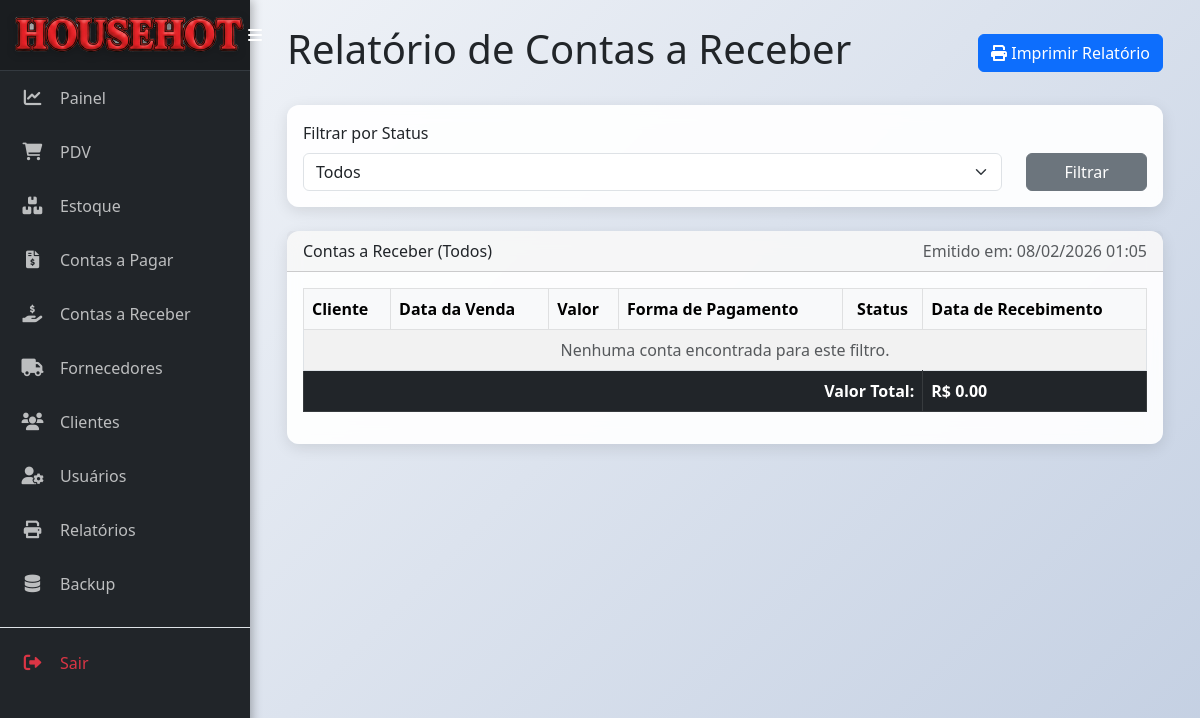
The page /relatorio/contas_receber (signed in) on the database as committed earlier.
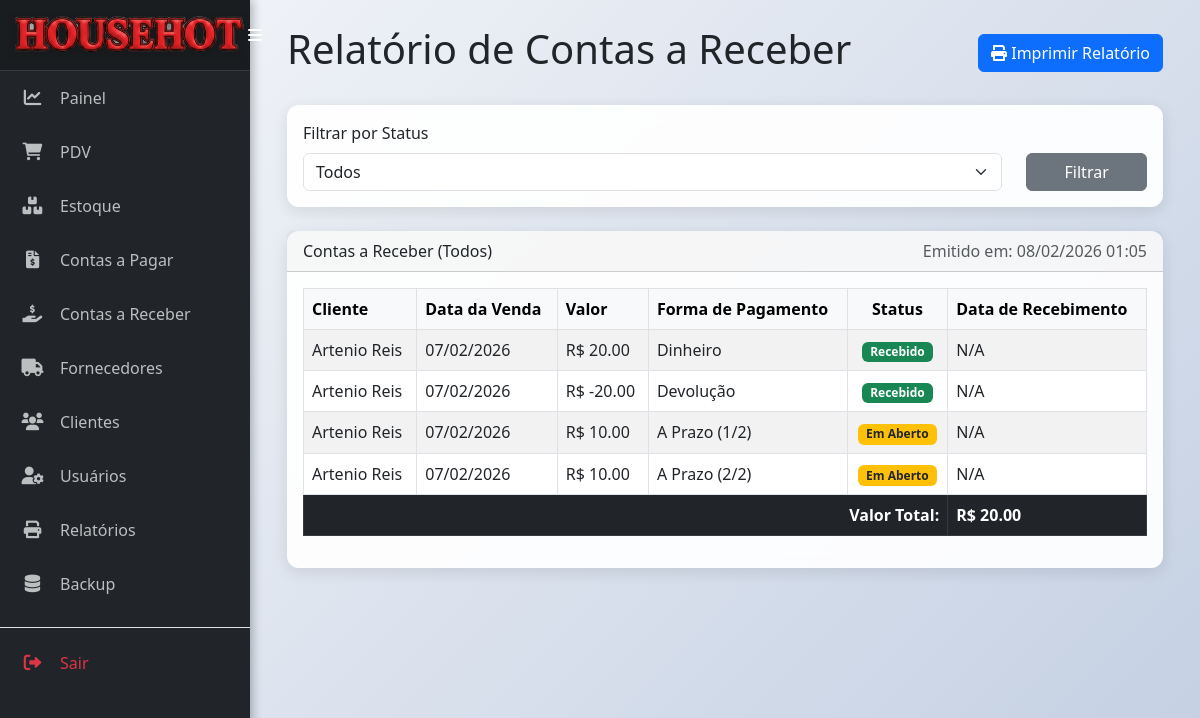
The same page on the database as committed later.
### models.py (models this page shows)
class ContaReceber(db.Model):
    __tablename__ = 'conta_receber'
    id = db.Column(db.Integer, primary_key=True)
    valor = db.Column(db.Float, nullable=False)
    data_venda = db.Column(db.Date, nullable=False, default=datetime.utcnow)
    data_vencimento = db.Column(db.Date, nullable=True)
    status = db.Column(db.String(20), nullable=False, default='Em Aberto')
    forma_pagamento = db.Column(db.String(50), nullable=True)
    cliente_id = db.Column(db.Integer, db.ForeignKey('cliente.id'), nullable=False)

class Cliente(db.Model):
    __tablename__ = 'cliente'
    id = db.Column(db.Integer, primary_key=True)
    nome = db.Column(db.String(100), nullable=False)
    telefone = db.Column(db.String(20))
    email = db.Column(db.String(100))
    endereco = db.Column(db.String(200))
    vendas = db.relationship('MovimentacaoEstoque', backref='cliente', lazy=True, cascade="all, delete-orphan")
    contas_a_receber = db.relationship('ContaReceber', backref='cliente', lazy=True, cascade="all, delete-orphan")

### app.py (the view)
@app.route('/relatorio/contas_receber', methods=['GET', 'POST'])
@login_required
def relatorio_contas_receber():
    query = ContaReceber.query.options(joinedload(ContaReceber.cliente))
    status_filter = request.form.get('status_filter', 'todos')
    if status_filter != 'todos':
        query = query.filter(ContaReceber.status == status_filter)
    contas = query.order_by(ContaReceber.data_venda.desc()).all()
    valor_total = sum(c.valor for c in contas)
    return render_template('relatorio_contas_receber.html', contas=contas, valor_total=valor_total, status_filter=status_filter, data_emissao=datetime.now())

### app.py (called while the page is built)
@app.context_processor
def inject_datetime():
    return {'modules': {'datetime': datetime, 'date': date, 'timedelta': timedelta}}

def login_required(f):
    @wraps(f)
    def decorated_function(*args, **kwargs):
        if 'logged_in' not in session or 'user_id' not in session:
            session.clear()
            flash('A sua sessão é inválida. Por favor, faça login novamente.', 'warning')
            return redirect(url_for('login'))
        return f(*args, **kwargs)
    return decorated_function

### templates/relatorio_contas_receber.html (shortened to what this page needs)
{% extends 'base.html' %}
{% block content %}
<div class="d-flex justify-content-between align-items-center mb-4 no-print">
    <h1>Relatório de Contas a Receber</h1>
    <button onclick="window.print()" class="btn btn-primary">
        <i class="fas fa-print"></i> Imprimir Relatório
    </button>
</div>
<div class="card mb-4 no-print">
    <div class="card-body">
        <form method="POST" action="{{ url_for('relatorio_contas_receber') }}">
            <div class="row align-items-end">
                <div class="col-md-10">
                    <label for="status_filter" class="form-label">Filtrar por Status</label>
                    <select class="form-select" id="status_filter" name="status_filter">
                        <option value="todos" {% if status_filter == 'todos' %}selected{% endif %}>Todos</option>
                    </select>
                </div>
                <div class="col-md-2">
                    <button type="submit" class="btn btn-secondary w-100">Filtrar</button>
                </div>
            </div>
        </form>
    </div>
</div>
<div class="card">
    <div class="card-header">
        <div class="d-flex justify-content-between">
            <span>
                Contas a Receber ({{ status_filter|capitalize }})
            </span>
            <span class="text-muted">Emitido em: {{ data_emissao.strftime('%d/%m/%Y %H:%M') }}</span>
        </div>
    </div>
    <div class="card-body">
        <table class="table table-striped table-bordered">
            <thead class="table-light">
                <tr>
                    <th>Cliente</th>
                    <th>Data da Venda</th>
                    <th>Valor</th>
                    <th>Forma de Pagamento</th>
                    <th class="text-center">Status</th>
                    <th>Data de Recebimento</th>
                </tr>
            </thead>
            <tbody>
                {% for conta in contas %}
                <tr>
                    <td>{{ conta.cliente.nome }}</td>
                    <td>{{ conta.data_venda.strftime('%d/%m/%Y') }}</td>
                    <td>R$ {{ "%.2f"|format(conta.valor) }}</td>
                    <td>{{ conta.forma_pagamento }}</td>
                    <td class="text-center">
                        {% if conta.status == 'Recebido' %}
                            <span class="badge bg-success">Recebido</span>
                        {% else %}
                            <span class="badge bg-warning text-dark">Em Aberto</span>
                        {% endif %}
                    </td>
                    <td>{{ conta.data_recebimento.strftime('%d/%m/%Y') if conta.data_recebimento else 'N/A' }}</td>
                </tr>
                {% else %}
                <tr>
                    <td colspan="6" class="text-center text-muted">Nenhuma conta encontrada para este filtro.</td>
                </tr>
                {% endfor %}
            </tbody>
            <tfoot>
                <tr class="table-dark">
                    <td colspan="5" class="text-end"><strong>Valor Total:</strong></td>
                    <td><strong>R$ {{ "%.2f"|format(valor_total) }}</strong></td>
                </tr>
            </tfoot>
        </table>
    </div>
</div>
{% endblock %}

Rows that differ between the two databases and show on the page:
added ContaReceber: cliente.nome "Artenio Reis", data_venda "07/02/2026", valor "20.00", forma_pagamento "Dinheiro", status "Recebido", data_recebimento "N/A"
added ContaReceber: cliente.nome "Artenio Reis", data_venda "07/02/2026", valor "-20.00", forma_pagamento "Devolução", status "Recebido", data_recebimento "N/A"
added ContaReceber: cliente.nome "Artenio Reis", data_venda "07/02/2026", valor "10.00", forma_pagamento "A Prazo (1/2)", status "Em Aberto", data_recebimento "N/A"
added ContaReceber: cliente.nome "Artenio Reis", data_venda "07/02/2026", valor "10.00", forma_pagamento "A Prazo (2/2)", status "Em Aberto", data_recebimento "N/A"
Other text that changed with them:
{{ "%.2f"|format(valor_total) }}: "0.00" → "20.00"
text no longer shown: "Nenhuma conta encontrada para este filtro."
